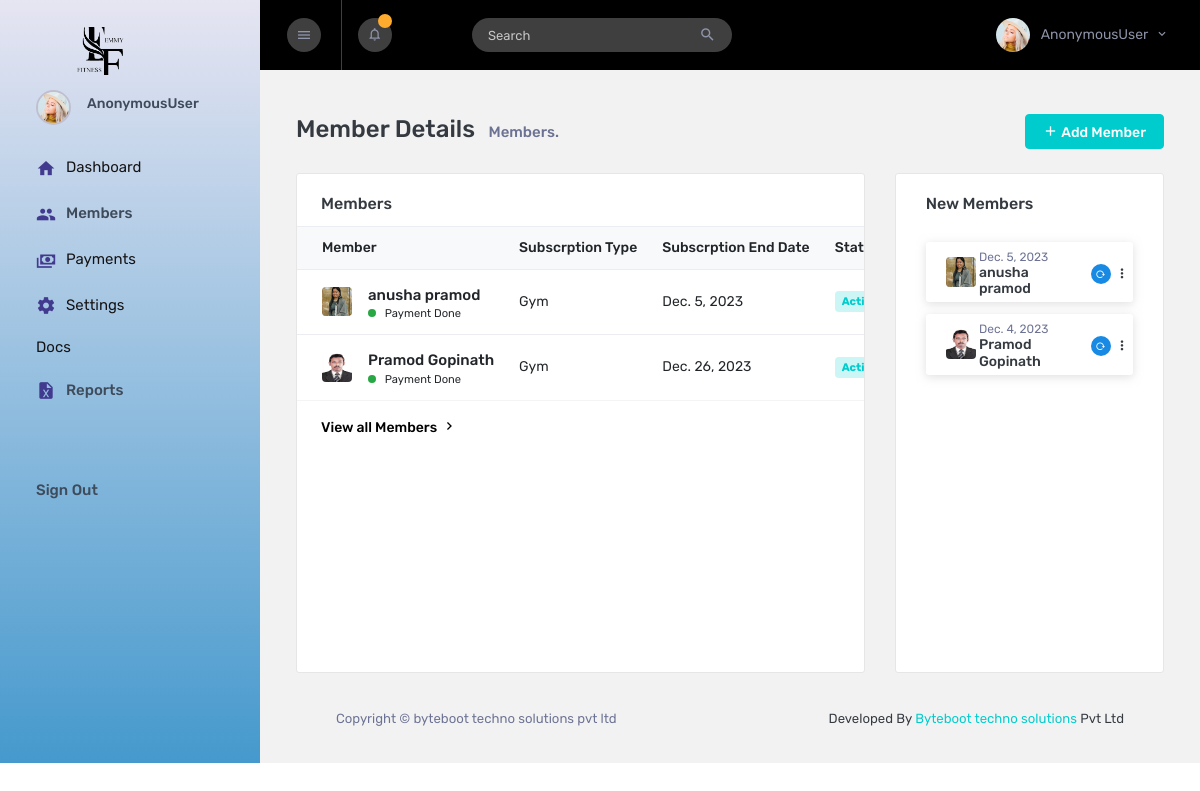
The page /members/Member on the database its author committed.
### Members/models.py (models this page shows, shortened)
class Subscription(models.Model):
    Member = models.ForeignKey(MemberData, on_delete=models.CASCADE,null=True, blank=True)
    Type_Of_Subscription = models.ForeignKey(TypeSubsription,on_delete=models.SET_NULL,null=True,blank=True)
    Period_Of_Subscription = models.ForeignKey(Subscription_Period, on_delete=models.SET_NULL,null=True, blank=True)
    Amount = models.IntegerField()
    Subscribed_Date = models.DateField(auto_now_add=False)
    Subscription_End_Date = models.DateField(auto_now_add=False,null=True,blank=True)
    Batch = models.ForeignKey(Batch_DB, on_delete=models.SET_NULL,null=True, blank=True)
    Batch_Status = models.BooleanField(default=True)
    Payment_Status = models.BooleanField(default=False)

class MemberData(models.Model):
    First_Name = models.CharField(max_length=255)
    Last_Name = models.CharField(max_length=255)
    Date_Of_Birth = models.DateField(auto_now_add=False)
    Gender = models.CharField(max_length=255,choices=(("Male","Male"),("Female","Female"),("Other","Other")))
    Mobile_Number = models.IntegerField()
    Email = models.EmailField()
    Address = models.TextField(max_length=200)
    Medical_History = models.TextField(max_length=2000,null=True,blank=True)
    Registration_Date = models.DateField(auto_now_add=False)
    Photo = models.FileField(upload_to='member_photo')
    Date_Added = models.DateField(auto_now_add=True)
    Active_status = models.BooleanField(default=True)
    Access_status = models.BooleanField(default=False)
    Access_Token_Id = models.CharField(max_length=255,null=True,blank=True)
    def __str__(self):
        return self.First_Name +" "+self.Last_Name

class TypeSubsription(models.Model):
    Type = models.CharField(max_length=255)
    def __str__(self):
        return self.Type

### Members/views.py (the view, shortened to what this page needs)
# urls.py: path("Member",views.Member,name="Member"),
def Member(request):
    form = MemberAddForm()
    sub_form = SubscriptionAddForm()
    Trainee = MemberData.objects.all()[:8][::-1]
    subscribers = Subscription.objects.all()[:8][::-1]
    notification_payments = Payment.objects.filter(Payment_Date__gte = start_date,Payment_Date__lte = today )
    context = {
        "notification_payments":notification_payments,
        "form":form,
        "sub_form":sub_form,
        "Trainee":Trainee,
        "subscribers":subscribers
        }
    return render(request,"members.html",context)

### Members/forms.py
class MemberAddForm(ModelForm):
    class Meta:
        model = MemberData
        fields = [
            "First_Name",
            "Last_Name",
            "Date_Of_Birth",
            "Gender",
            "Mobile_Number",
            "Email",
            "Registration_Date",
            "Photo",
            "Address",
            "Medical_History",
            "Access_Token_Id"
        ]
        widgets = {
            "First_Name":TextInput(attrs={"class":"form-control"}),
            "Last_Name":TextInput(attrs={"class":"form-control"}),
            "Date_Of_Birth":TextInput(attrs={"class":"form-control","type":"date"}),
            "Gender":Select(attrs={"class":"form-control"}),
            "Mobile_Number":TextInput(attrs={"class":"form-control","type":"number"}),
            "Email":TextInput(attrs={"class":"form-control","type":"email"}),
            "Registration_Date":TextInput(attrs={"class":"form-control","type":"date"}),
            "Photo":FileInput(attrs={"class":"form-control",'accept': 'image/*', 'capture':'camera'}),
            "Access_Token_Id":TextInput(attrs={"class":"form-control"})
        }

class SubscriptionAddForm(ModelForm):
    class Meta:
        model = Subscription
        fields = [
            "Type_Of_Subscription",
            "Period_Of_Subscription",
            "Amount",
            "Subscribed_Date",
            "Subscription_End_Date",
            "Batch",
        ]
        widgets = {
            "Type_Of_Subscription":Select(attrs={"class":"form-control"}),
            "Period_Of_Subscription":Select(attrs={"class":"form-control"}),
            "Amount":TextInput(attrs={"class":"form-control","type":"number"}),
            "Subscribed_Date":TextInput(attrs={"class":"form-control","type":"date"}),
            "Subscription_End_Date":TextInput(attrs={"class":"form-control","type":"date","min":date}),
            "Batch":Select(attrs={"class":"form-control"}),
        }

### Members/models.py (called while the page is built)
    def __str__(self):
        return (str(self.Batch_Name) + " " + str(self.Batch_Time))

    def __str__(self):
        return (str(self.Period) + " " +str(self.Category))

### templates/members.html (shortened to what this page needs)
{% extends "index.html" %}
{% load static %}
{% static "images" as baseurl %}
{% block content %}
<div class="main-panel">
  <div class="content-wrapper pb-0">
    <div class="page-header flex-wrap">
      <h3 class="mb-0"> Member Details <span class="pl-0 h6 pl-sm-2 text-muted d-inline-block">Members.</span>
      </h3>
      <div class="d-flex">
        <button type="button" data-bs-toggle="modal" data-bs-target="#staticBackdrop"
          class="btn btn-sm ml-3 btn-success"> <i class="mdi mdi-plus text-lg"></i> Add Member </button>
      </div>
    </div>
    <div class="row">
      <div class="col-xl-8 col-sm-6 grid-margin stretch-card">
        <div class="card" style="height: 500px;">
          <div class="card-body px-0 overflow-auto">
            <h4 class="card-title pl-4">Members</h4>
            <div class="table-responsive">
              <table class="table">
                <thead class="bg-light">
                  <tr>
                    <th>Member</th>
                    <th>Subscrption Type</th>
                    <th>Subscrption End Date</th>
                    <th>Status</th>
                  </tr>
                </thead>
                <tbody>
                  {% for sub in subscribers  %}
                  <tr>
                    <td>
                      <div class="d-flex align-items-center">
                        <img src="{{sub.Member.Photo.url}}" alt="image" />
                        <div class="table-user-name ml-3">
                          <p class="mb-0 font-weight-medium"> {{sub.Member.First_Name}} {{sub.Member.Last_Name}} </p>
                          {% if sub.Payment_Status == False %}
                          <small class="text-danger"> Payment Not Completed</small>
                          {% else %}
                          <small> Payment Done</small>
                          {% endif %}
                        </div>
                      </div>
                    </td>
                    <td>{{sub.Type_Of_Subscription}}</td>
                    <td>
                      {{sub.Subscription_End_Date}}
                    </td>
                    <td>
                      {% if sub.Payment_Status == False %}
                      <div class="badge badge-inverse-danger"> Inactive </div>
                      {% else %}
                      <div class="badge badge-inverse-success"> Active </div>
                      {% endif %}
                    </td>
                  </tr>
                  {% endfor %}
                </tbody>
              </table>
            </div>
            <a class="text-black mt-3 d-block pl-4" href="{%url 'AllMembers' %}">
              <span class="font-weight-medium h6">View all Members</span>
              <i class="mdi mdi-chevron-right"></i></a>
          </div>
        </div>
      </div>
      <div class="col-xl-4 col-md-6 grid-margin stretch-card">
        <div class="card card-invoice">
          <div class="card-body">
            <h4 class="card-title pb-3">New Members</h4>
            {% for i  in Trainee %}
            <div class="list-card">
              <div class="row align-items-center">
                <div class="col-7 col-sm-8">
                  <div class="row align-items-center">
                    <div class="col-sm-4">
                      <img src="{{i.Photo.url}}" alt="" />
                    </div>
                    <div class="col-sm-8 pr-0 pl-sm-0">
                      <span>{{i.Registration_Date}}</span>
                      <h6 class="mb-1 mb-sm-0">{{i.First_Name}} {{i.Last_Name}}</h6>
                    </div>
                  </div>
                </div>
                <div class="col-5 col-sm-4">
                  <div class="d-flex pt-1 align-items-center">
                    <div class="reload-outer bg-info">
                      <i class="mdi mdi-reload"></i>
                    </div>
                    <div class="dropdown dropleft pl-1 pt-3">
                      <div id="dropdownMenuButton2" data-toggle="dropdown" role="button" aria-haspopup="true"
                        aria-expanded="false">
                        <p><i class="mdi mdi-dots-vertical"></i></p>
                      </div>
                    </div>
                  </div>
                </div>
              </div>
            </div>
            {% endfor %}
          </div>
        </div>
      </div>
    </div>
    <footer class="footer">
      <div class="d-sm-flex justify-content-center justify-content-sm-between">
        <span class="text-muted d-block text-center text-sm-left d-sm-inline-block">Copyright © byteboot techno
          solutions pvt ltd</span>
        <span class="float-none float-sm-right d-block mt-1 mt-sm-0 text-center"> Developed By <a
            href="https://www.betainfotech.com/" target="_blank">Byteboot techno solutions</a> Pvt Ltd</span>
      </div>
    </footer>
  </div>
</div>
{% endblock %}

### rows shown on the page
Subscription: Member.Photo (picture), Member.First_Name "anusha", Member.Last_Name "pramod", Payment_Status "Payment Done", Type_Of_Subscription "Gym", Subscription_End_Date "Dec. 5, 2023"
Subscription: Member.Photo (picture), Member.First_Name "Pramod", Member.Last_Name "Gopinath", Payment_Status "Payment Done", Type_Of_Subscription "Gym", Subscription_End_Date "Dec. 26, 2023"
MemberData: Photo (picture), Registration_Date "Dec. 5, 2023", First_Name "anusha", Last_Name "pramod"
MemberData: Photo (picture), Registration_Date "Dec. 4, 2023", First_Name "Pramod", Last_Name "Gopinath"

### other values the page prints
{{ request.user }} "AnonymousUser"
